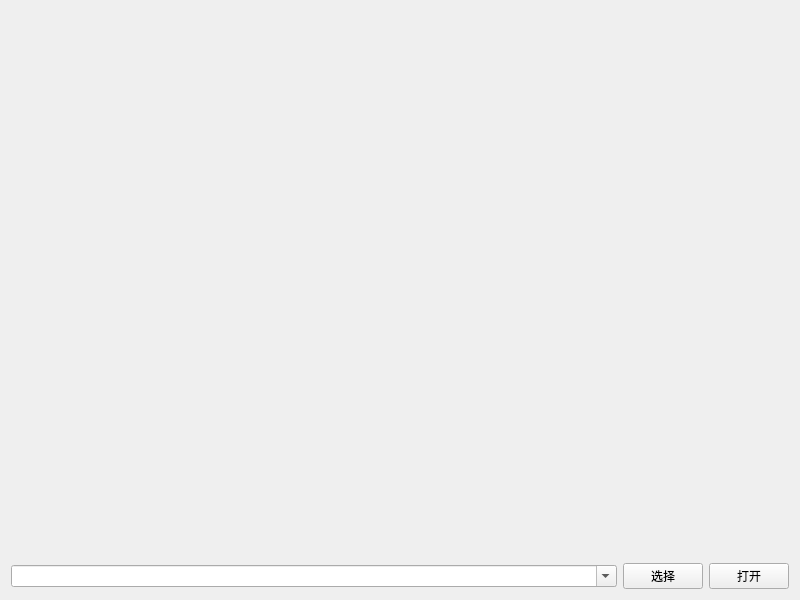
<?xml version="1.0" encoding="UTF-8"?>
<ui version="4.0">
 <class>Widget</class>
 <widget class="QWidget" name="Widget">
  <property name="geometry">
   <rect>
    <x>0</x>
    <y>0</y>
    <width>800</width>
    <height>600</height>
   </rect>
  </property>
  <property name="windowTitle">
   <string>Widget</string>
  </property>
  <layout class="QVBoxLayout" name="verticalLayout">
   <item>
    <widget class="VlcWidget" name="playWidget" native="true">
     <property name="sizePolicy">
      <sizepolicy hsizetype="Preferred" vsizetype="Expanding">
       <horstretch>0</horstretch>
       <verstretch>0</verstretch>
      </sizepolicy>
     </property>
    </widget>
   </item>
   <item>
    <layout class="QHBoxLayout" name="horizontalLayout">
     <item>
      <widget class="QComboBox" name="cboxUrl">
       <property name="sizePolicy">
        <sizepolicy hsizetype="Expanding" vsizetype="Fixed">
         <horstretch>0</horstretch>
         <verstretch>0</verstretch>
        </sizepolicy>
       </property>
       <property name="editable">
        <bool>true</bool>
       </property>
      </widget>
     </item>
     <item>
      <widget class="QPushButton" name="btnSelect">
       <property name="text">
        <string>选择</string>
       </property>
      </widget>
     </item>
     <item>
      <widget class="QPushButton" name="btnOpen">
       <property name="text">
        <string>打开</string>
       </property>
      </widget>
     </item>
    </layout>
   </item>
  </layout>
 </widget>
 <customwidgets>
  <customwidget>
   <class>VlcWidget</class>
   <extends>QWidget</extends>
   <header>vlc.h</header>
   <container>1</container>
  </customwidget>
 </customwidgets>
 <resources/>
 <connections/>
</ui>
